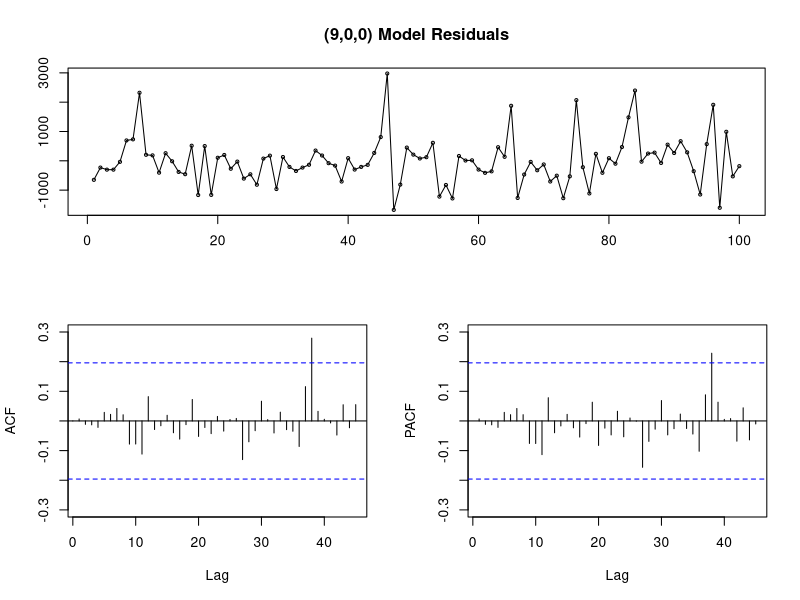
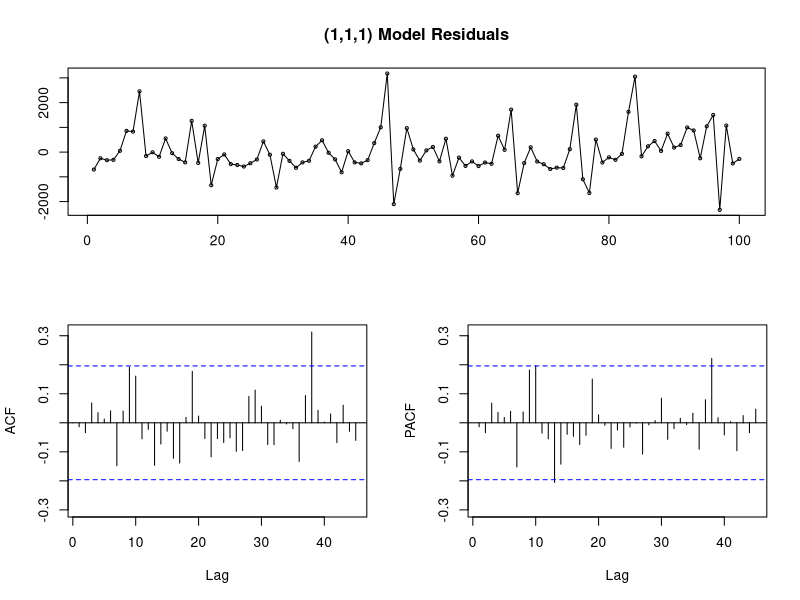
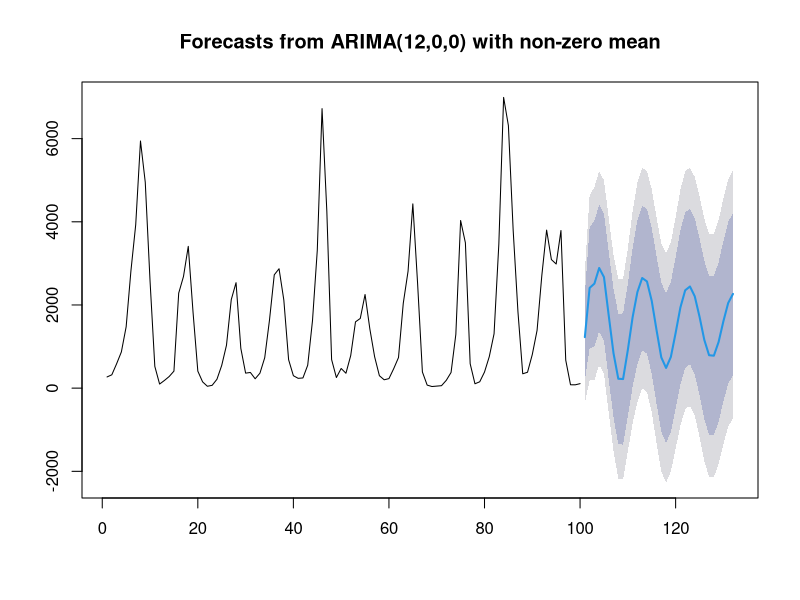

Write the R code that produced these figures, in order.
library(forecast)
library(ggplot2)
library(forecast)
library(tseries)
library(tidyverse)

# Read Data  and preprocess
data1=lynx
data = data1

# Standardardizing Values Z-score
normfunc = function(x){
  (x-mean(x,na.rm=TRUE))/(sd(x,na.rm=TRUE))
}
#data$value = apply(data[1],2,normfunc)
data

train_set = c(window(data,end=1920))
train_set

test_set = c(window(data,start=1921,end=1934))
test_set

fit<- arima(train_set,order = c(12,0,0))
# plot model, ACf and PACF plots
tsdisplay(residuals(fit), lag.max=45, main='(9,0,0) Model Residuals')
# print output of the model
fit
summary(fit)

fit2<-auto.arima(train_set, seasonal=FALSE)
# plot model, ACf and PACF plots
tsdisplay(residuals(fit2), lag.max=45, main='(1,1,1) Model Residuals')
# print output of the model
fit2
summary(fit2)

fcast <- forecast(fit, h=32)
# Plot the forecast model
plot(fcast)